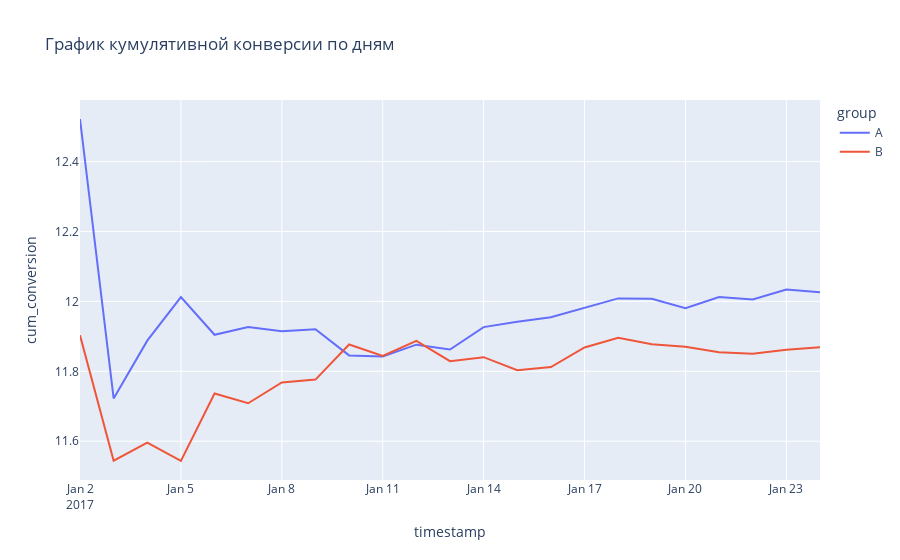

Here is the notebook cell this chart was saved with:
### Code cell
fig = px.line(
    data_frame= daily_data,
    x='timestamp',
    y='cum_conversion',
    color='group',
    title= 'График кумулятивной конверсии по дням'
)
fig.show()

### Figure 1 — Plotly figure (JSON) as saved in the notebook; plotly's stock layout.template omitted (floating-point values rounded to 4 significant figures)
{"data": [{"hovertemplate": "group=A<br>timestamp=%{x}<br>cum_conversion=%{y}<extra></extra>", "legendgroup": "A", "line": {"color": "#636efa", "dash": "solid"}, "marker": {"symbol": "circle"}, "mode": "lines", "name": "A", "orientation": "v", "showlegend": true, "type": "scatter", "x": ["2017-01-02T00:00:00", "2017-01-03T00:00:00", "2017-01-04T00:00:00", "2017-01-05T00:00:00", "2017-01-06T00:00:00", "2017-01-07T00:00:00", "2017-01-08T00:00:00", "2017-01-09T00:00:00", "2017-01-10T00:00:00", "2017-01-11T00:00:00", "2017-01-12T00:00:00", "2017-01-13T00:00:00", "2017-01-14T00:00:00", "2017-01-15T00:00:00", "2017-01-16T00:00:00", "2017-01-17T00:00:00", "2017-01-18T00:00:00", "2017-01-19T00:00:00", "2017-01-20T00:00:00", "2017-01-21T00:00:00", "2017-01-22T00:00:00", "2017-01-23T00:00:00", "2017-01-24T00:00:00"], "xaxis": "x", "y": [12.52, 11.72, 11.89, 12.01, 11.9, 11.93, 11.91, 11.92, 11.85, 11.84, 11.88, 11.86, 11.93, 11.94, 11.95, 11.98, 12.01, 12.01, 11.98, 12.01, 12.01, 12.03, 12.03], "yaxis": "y"}, {"hovertemplate": "group=B<br>timestamp=%{x}<br>cum_conversion=%{y}<extra></extra>", "legendgroup": "B", "line": {"color": "#EF553B", "dash": "solid"}, "marker": {"symbol": "circle"}, "mode": "lines", "name": "B", "orientation": "v", "showlegend": true, "type": "scatter", "x": ["2017-01-02T00:00:00", "2017-01-03T00:00:00", "2017-01-04T00:00:00", "2017-01-05T00:00:00", "2017-01-06T00:00:00", "2017-01-07T00:00:00", "2017-01-08T00:00:00", "2017-01-09T00:00:00", "2017-01-10T00:00:00", "2017-01-11T00:00:00", "2017-01-12T00:00:00", "2017-01-13T00:00:00", "2017-01-14T00:00:00", "2017-01-15T00:00:00", "2017-01-16T00:00:00", "2017-01-17T00:00:00", "2017-01-18T00:00:00", "2017-01-19T00:00:00", "2017-01-20T00:00:00", "2017-01-21T00:00:00", "2017-01-22T00:00:00", "2017-01-23T00:00:00", "2017-01-24T00:00:00"], "xaxis": "x", "y": [11.9, 11.54, 11.6, 11.54, 11.74, 11.71, 11.77, 11.78, 11.88, 11.84, 11.89, 11.83, 11.84, 11.8, 11.81, 11.87, 11.9, 11.88, 11.87, 11.85, 11.85, 11.86, 11.87], "yaxis": "y"}], "layout": {"legend": {"title": {"text": "group"}, "tracegroupgap": 0}, "title": {"text": "График кумулятивной конверсии по дням"}, "xaxis": {"anchor": "y", "domain": [0, 1], "title": {"text": "timestamp"}}, "yaxis": {"anchor": "x", "domain": [0, 1], "title": {"text": "cum_conversion"}}}}
